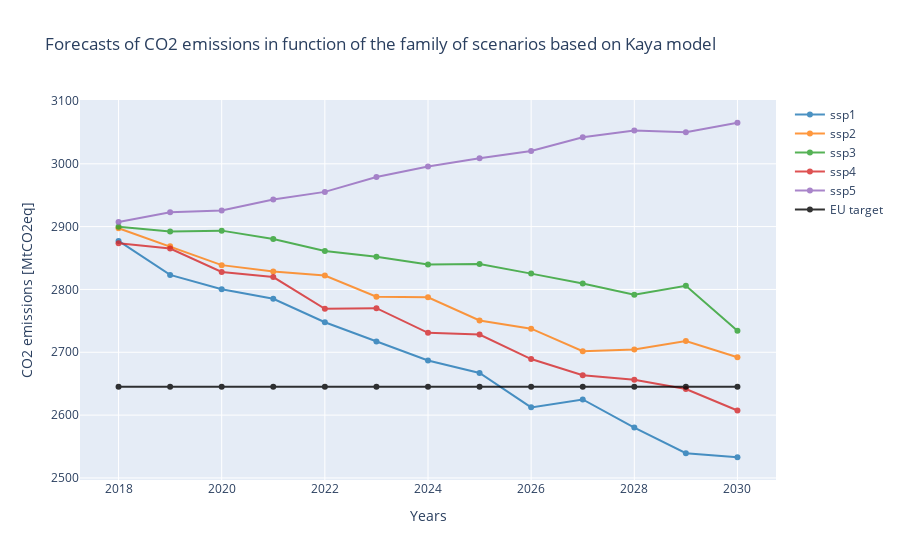
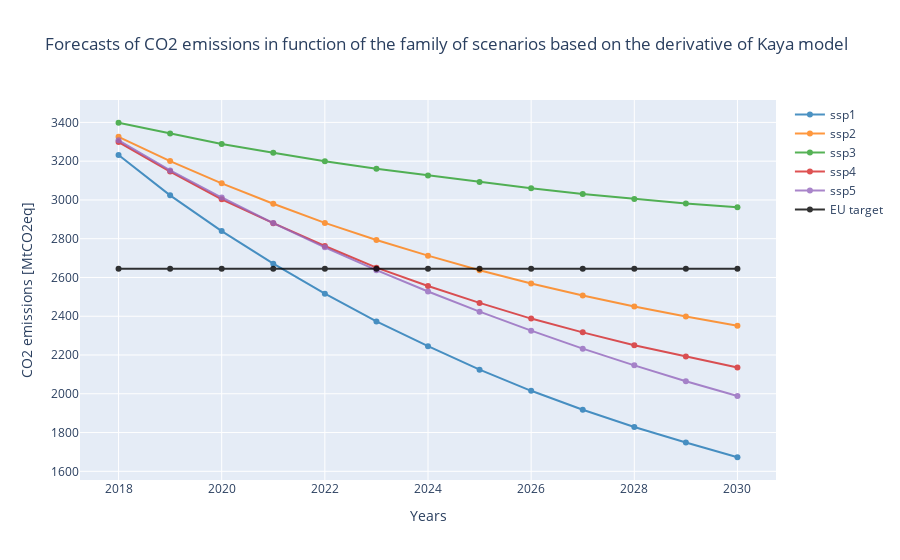

The cell these charts' notebook holds for them, in order:
### Code cell
samples = 1000
emi_kaya_triangular = get_carbon_emissions(samples, distri='triangular', show=False)
emi_kaya_normal = get_carbon_emissions(samples, distri='normal', show=True)
emi_kaya_rates_normal = get_carbon_emissions(samples,'normal', file_rates, show=True)
emi_kaya_rates_triangular = get_carbon_emissions(samples, 'triangular', file_rates, show=False)
real_proj = show_real_projections(file_real_proj, show=False)
show_goals([emi_kaya_normal, emi_kaya_rates_normal, real_proj],
           name = ['Kaya model', 'Derivative of Kaya model', 'Projection', 'Target'], show=False)
projection_vs_forecasts([emi_kaya_normal, emi_kaya_rates_normal, real_proj],
                        name=['Kaya model', 'Derivative of Kaya model', 'Projections'], show=False)

### Figure 1 — Plotly figure (JSON) as saved in the notebook; plotly's stock layout.template omitted (floating-point values rounded to 4 significant figures)
{"data": [{"line": {"color": "#1f77b4"}, "name": "ssp1", "opacity": 0.8, "type": "scatter", "x": [2018, 2019, 2020, 2021, 2022, 2023, 2024, 2025, 2026, 2027, 2028, 2029, 2030], "y": [2877.0, 2823.0, 2800.0, 2785.0, 2748.0, 2717.0, 2687.0, 2667.0, 2612.0, 2625.0, 2580.0, 2539.0, 2533.0]}, {"line": {"color": "#ff7f0e"}, "name": "ssp2", "opacity": 0.8, "type": "scatter", "x": [2018, 2019, 2020, 2021, 2022, 2023, 2024, 2025, 2026, 2027, 2028, 2029, 2030], "y": [2897.0, 2869.0, 2839.0, 2828.0, 2822.0, 2788.0, 2787.0, 2751.0, 2738.0, 2702.0, 2704.0, 2718.0, 2692.0]}, {"line": {"color": "#2ca02c"}, "name": "ssp3", "opacity": 0.8, "type": "scatter", "x": [2018, 2019, 2020, 2021, 2022, 2023, 2024, 2025, 2026, 2027, 2028, 2029, 2030], "y": [2900.0, 2892.0, 2894.0, 2880.0, 2861.0, 2852.0, 2840.0, 2840.0, 2825.0, 2809.0, 2792.0, 2806.0, 2734.0]}, {"line": {"color": "#d62728"}, "name": "ssp4", "opacity": 0.8, "type": "scatter", "x": [2018, 2019, 2020, 2021, 2022, 2023, 2024, 2025, 2026, 2027, 2028, 2029, 2030], "y": [2873.0, 2865.0, 2828.0, 2820.0, 2769.0, 2770.0, 2731.0, 2728.0, 2689.0, 2663.0, 2656.0, 2642.0, 2607.0]}, {"line": {"color": "#9467bd"}, "name": "ssp5", "opacity": 0.8, "type": "scatter", "x": [2018, 2019, 2020, 2021, 2022, 2023, 2024, 2025, 2026, 2027, 2028, 2029, 2030], "y": [2908.0, 2923.0, 2926.0, 2943.0, 2955.0, 2979.0, 2996.0, 3009.0, 3020.0, 3042.0, 3053.0, 3050.0, 3065.0]}, {"line": {"color": "Black"}, "name": "EU target", "opacity": 0.8, "type": "scatter", "x": [2018, 2019, 2020, 2021, 2022, 2023, 2024, 2025, 2026, 2027, 2028, 2029, 2030], "y": [2645.0, 2645.0, 2645.0, 2645.0, 2645.0, 2645.0, 2645.0, 2645.0, 2645.0, 2645.0, 2645.0, 2645.0, 2645.0]}], "layout": {"title": {"text": "Forecasts of CO2 emissions in function of the family of scenarios based on Kaya model"}, "xaxis": {"title": {"text": "Years"}}, "yaxis": {"title": {"text": "CO2 emissions [MtCO2eq]"}}}}

### Figure 2 — Plotly figure (JSON) as saved in the notebook; plotly's stock layout.template omitted (floating-point values rounded to 4 significant figures)
{"data": [{"line": {"color": "#1f77b4"}, "name": "ssp1", "opacity": 0.8, "type": "scatter", "x": [2018, 2019, 2020, 2021, 2022, 2023, 2024, 2025, 2026, 2027, 2028, 2029, 2030], "y": [3232.0, 3024.0, 2839.0, 2671.0, 2516.0, 2373.0, 2246.0, 2125.0, 2015.0, 1918.0, 1829.0, 1748.0, 1673.0]}, {"line": {"color": "#ff7f0e"}, "name": "ssp2", "opacity": 0.8, "type": "scatter", "x": [2018, 2019, 2020, 2021, 2022, 2023, 2024, 2025, 2026, 2027, 2028, 2029, 2030], "y": [3326.0, 3200.0, 3086.0, 2980.0, 2882.0, 2793.0, 2713.0, 2637.0, 2569.0, 2507.0, 2450.0, 2398.0, 2351.0]}, {"line": {"color": "#2ca02c"}, "name": "ssp3", "opacity": 0.8, "type": "scatter", "x": [2018, 2019, 2020, 2021, 2022, 2023, 2024, 2025, 2026, 2027, 2028, 2029, 2030], "y": [3398.0, 3343.0, 3289.0, 3243.0, 3199.0, 3160.0, 3126.0, 3092.0, 3060.0, 3031.0, 3005.0, 2982.0, 2962.0]}, {"line": {"color": "#d62728"}, "name": "ssp4", "opacity": 0.8, "type": "scatter", "x": [2018, 2019, 2020, 2021, 2022, 2023, 2024, 2025, 2026, 2027, 2028, 2029, 2030], "y": [3298.0, 3146.0, 3003.0, 2880.0, 2762.0, 2651.0, 2556.0, 2469.0, 2388.0, 2317.0, 2251.0, 2192.0, 2136.0]}, {"line": {"color": "#9467bd"}, "name": "ssp5", "opacity": 0.8, "type": "scatter", "x": [2018, 2019, 2020, 2021, 2022, 2023, 2024, 2025, 2026, 2027, 2028, 2029, 2030], "y": [3307.0, 3152.0, 3012.0, 2881.0, 2755.0, 2638.0, 2528.0, 2424.0, 2326.0, 2233.0, 2147.0, 2064.0, 1988.0]}, {"line": {"color": "Black"}, "name": "EU target", "opacity": 0.8, "type": "scatter", "x": [2018, 2019, 2020, 2021, 2022, 2023, 2024, 2025, 2026, 2027, 2028, 2029, 2030], "y": [2645.0, 2645.0, 2645.0, 2645.0, 2645.0, 2645.0, 2645.0, 2645.0, 2645.0, 2645.0, 2645.0, 2645.0, 2645.0]}], "layout": {"title": {"text": "Forecasts of CO2 emissions in function of the family of scenarios based on the derivative of Kaya model"}, "xaxis": {"title": {"text": "Years"}}, "yaxis": {"title": {"text": "CO2 emissions [MtCO2eq]"}}}}
